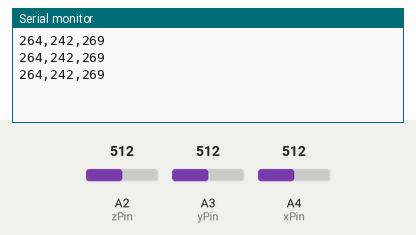
Recording of a sketch running on a simulated Arduino Uno, built with avr-gcc and run on an emulated ATmega328P. On the bench: the last lines printed to the serial monitor. Inputs (shaded band) come from the test bench; at power-on: A2 (zPin) = 512, A3 (yPin) = 512, A4 (xPin) = 512.

Above: at 1.3 s.
1.4 s: A2 (zPin) set to 390
At 1.9 s:
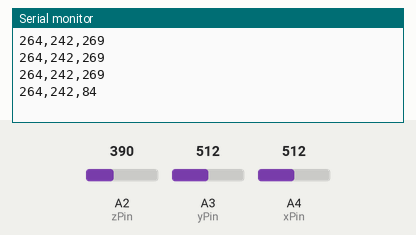
2.9 s: A3 (yPin) set to 390
At 3.4 s:
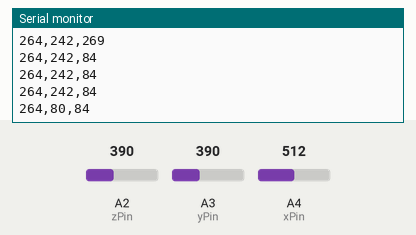
4.4 s: A4 (xPin) set to 390
At 4.9 s:
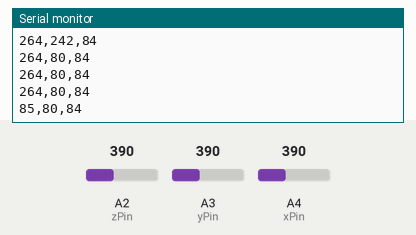
5.9 s: A2 (zPin) set to 410
At 6.4 s:
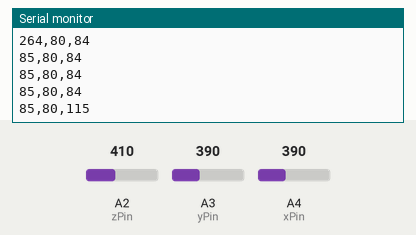
7.4 s: A3 (yPin) set to 410
At 7.9 s:
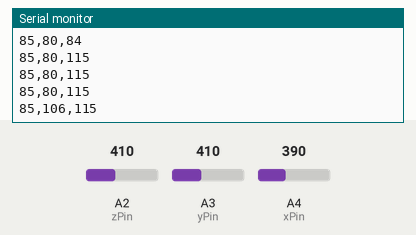
8.9 s: A4 (xPin) set to 410
At 9.4 s:
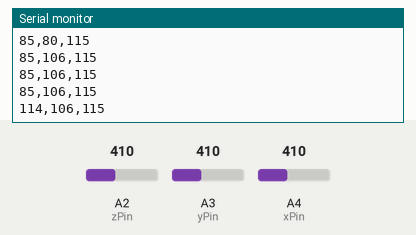
Timing chart, 0 to 11.4 s (numbered marks = the images above; inputs shaded):
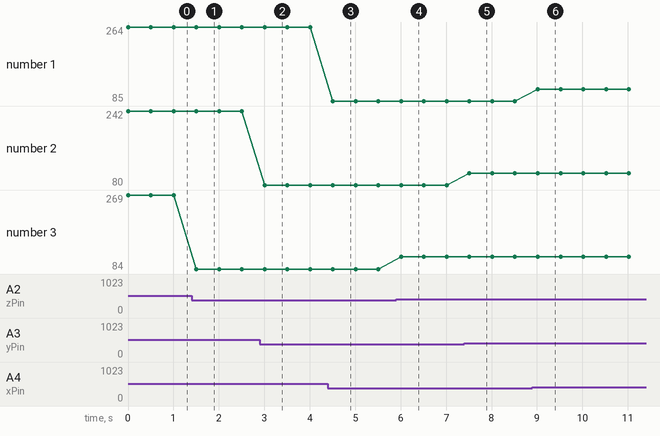

Measured:
- after the input at 1.4 s, the serial monitor: prints a new line after 0.10 s (image 1)
- after the input at 2.9 s, the serial monitor: prints a new line after 0.11 s (image 2)
- after the input at 4.4 s, the serial monitor: prints a new line after 0.11 s (image 3)
- after the input at 5.9 s, the serial monitor: prints a new line after 0.11 s (image 4)
- after the input at 7.4 s, the serial monitor: prints a new line after 0.11 s (image 5)
- after the input at 8.9 s, the serial monitor: prints a new line after 0.12 s (image 6)
- plotted number 1: 264 → 85 after the input at 4.4 s, 85 → 114 after the input at 8.9 s
- plotted number 2: 242 → 80 after the input at 2.9 s, 80 → 106 after the input at 7.4 s

The sketch:

Acelerometro.ino
```cpp
const int  xPin=A4;      // eje x en el pin analógico 4
const int  yPin = A3 ;
const int  zPin = A2 ;

int minVal = 334;   //valores obtenidos de una prueba anterior
int maxVal = 400;
int x;
int y;
int z;

 void setup ( ) {
  pinMode(xPin,INPUT);
  pinMode(yPin,INPUT);
  pinMode(zPin,INPUT);
  Serial.begin(9600);
 }

void loop(){
 int xRead = analogRead(xPin);
 int yRead = analogRead(yPin);
 int zRead = analogRead(zPin);

 int xAng = map(xRead, 332, 400, 0, 100);
 int yAng = map(yRead, 330, 405, 0, 100);
 int zAng = map(zRead, minVal, maxVal, 0, 100);

  x=xAng;
  y=yAng;
  z=zAng;

 Serial.print(x);
 Serial.print(",");
 Serial.print(y);
 Serial.print(",");
 Serial.println(z);
 delay(500);
}
```
